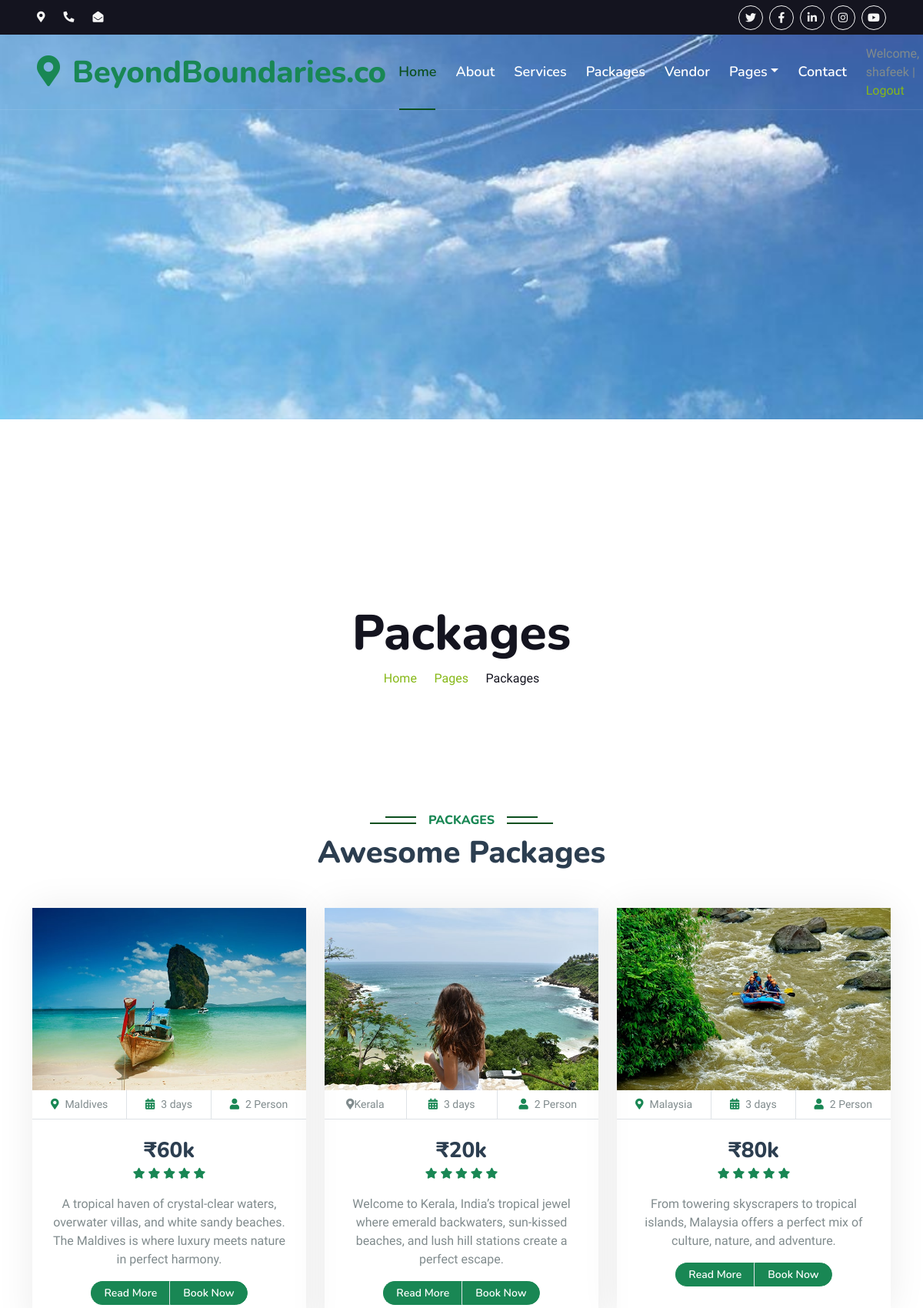
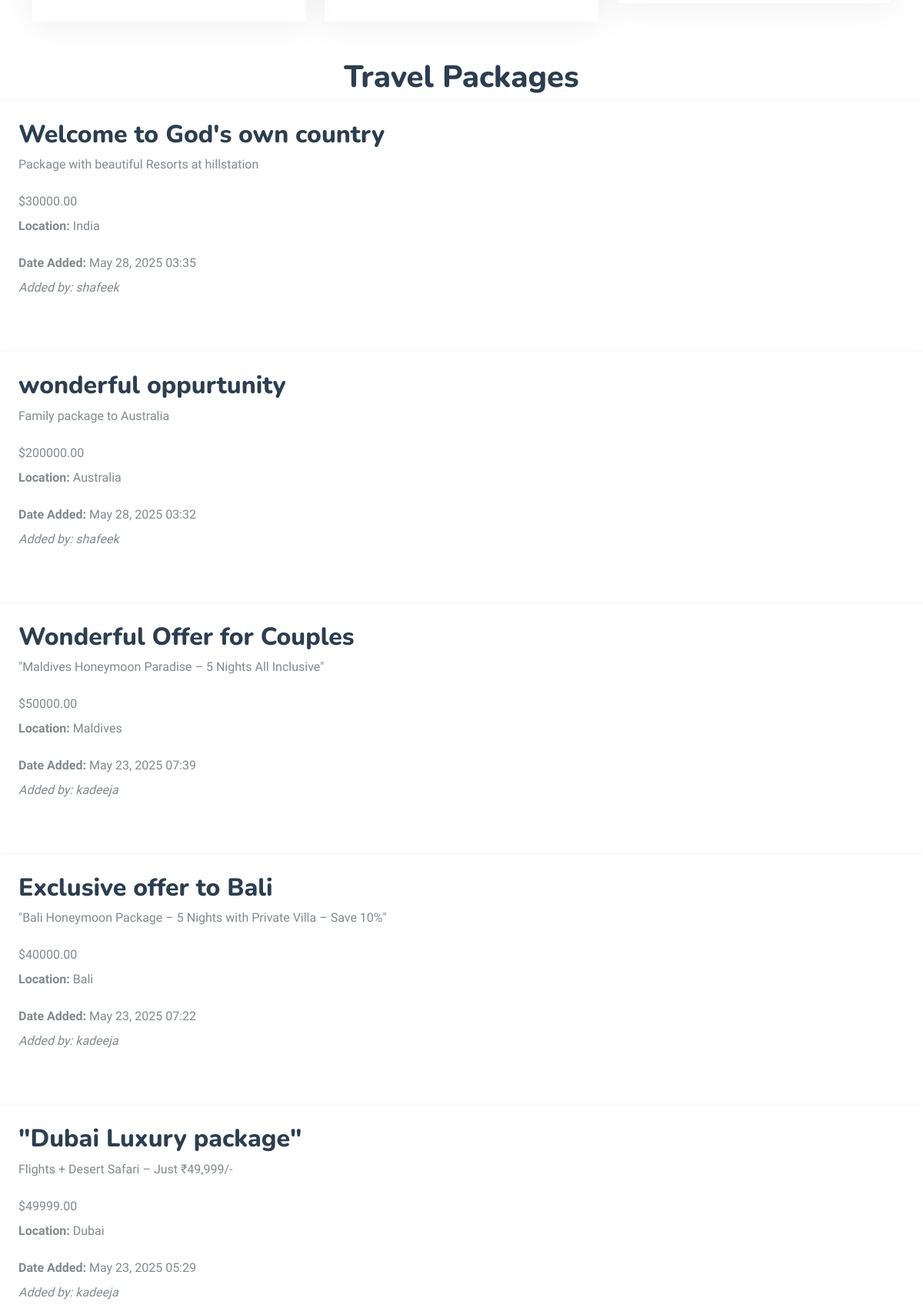
Screenshot of /packages_list/ (signed in, upper part) with the database file from the repository (2 pictures, top to bottom).
### travelapp/models.py (models this page shows, shortened)
class Package(models.Model):
    vendor = models.ForeignKey(User, on_delete=models.CASCADE)  # vendor user
    title = models.CharField(max_length=100)
    description = models.TextField()
    price = models.DecimalField(max_digits=8, decimal_places=2)
    location = models.CharField(max_length=100)
    created_at = models.DateTimeField(auto_now_add=True)
    is_approved = models.BooleanField(default=False)

### travelapp/views.py (the view)
# urls.py: path('packages_list/',v.package_list,name='packages_list'),
def package_list(request):
    packages = Package.objects.all().order_by('-created_at')
    return render(request, 'packages_list.html', {'packages': packages})

### travelapp/templates/packages_list.html (shortened to what this page needs)
{% extends 'base.html' %}
{% load static %}
    {% block content %}
        <div class="container-fluid py-5 mb-5 hero-header" style="background: url('{% static 'design/img/tra.jpg' %}') center center/cover no-repeat; min-height:500px ;" ></div>
            <div class="container py-5">
                <div class="row justify-content-center py-5">
                    <div class="col-lg-10 pt-lg-5 mt-lg-5 text-center">
                       <h1 class="display-3 text-dark animated slideInDown">Packages</h1>
                            <nav aria-label="breadcrumb">
                                <ol class="breadcrumb justify-content-center">
                                    <li class="breadcrumb-item"><a href="#">Home</a></li>
                                    <li class="breadcrumb-item"><a href="#">Pages</a></li>
                                    <li class="breadcrumb-item text-dark active" aria-current="page">Packages</li>
                                </ol>
                            </nav>
                        </div>
                    </div>
                </div>
        <div class="container-xxl py-5">
            <div class="container">
                <div class="text-center wow fadeInUp" data-wow-delay="0.1s">
                    <h6 class="section-title bg-white text-center text-success px-3">Packages</h6>
                    <h1 class="mb-5">Awesome Packages</h1>
                </div>
                <div class="row g-4 justify-content-center">
                    <div class="col-lg-4 col-md-6 wow fadeInUp" data-wow-delay="0.1s">
                        <div class="package-item">
                            <div class="overflow-hidden">
                                <img class="img-fluid" src="img/package-1.jpg" alt="">
                            </div>
                            <div class="d-flex border-bottom">
                                <small class="flex-fill text-center border-end py-2"><i class="fa fa-map-marker-alt text-success me-2"></i>Maldives</small>
                                <small class="flex-fill text-center border-end py-2"><i class="fa fa-calendar-alt text-success me-2"></i>3 days</small>
                                <small class="flex-fill text-center py-2"><i class="fa fa-user text-success me-2"></i>2 Person</small>
                            </div>
                            <div class="text-center p-4">
                                <h3 class="mb-0">₹60k</h3>
                                <div class="mb-3">
                                    <small class="fa fa-star text-success"></small>
                                    <small class="fa fa-star text-success"></small>
                                    <small class="fa fa-star text-success"></small>
                                    <small class="fa fa-star text-success"></small>
                                    <small class="fa fa-star text-success"></small>
                                </div>
                                <p>A tropical haven of crystal-clear waters, overwater villas, and white sandy beaches. The Maldives is where luxury meets nature in perfect harmony.</p>
                                <div class="d-flex justify-content-center mb-2">
                                    <a href="#" class="btn btn-sm btn-success px-3 border-end" style="border-radius: 30px 0 0 30px;">Read More</a>
                                    <a href="#" class="btn btn-sm btn-success px-3" style="border-radius: 0 30px 30px 0;">Book Now</a>
                                </div>
                            </div>
                        </div>
                    </div>
                    <div class="col-lg-4 col-md-6 wow fadeInUp" data-wow-delay="0.3s">
                        <div class="package-item">
                            <div class="overflow-hidden">
                                <img class="img-fluid" src="img/package-2.jpg" alt="">
                            </div>
                            <div class="d-flex border-bottom">
                                <small class="flex-fill text-center border-end py-2"><i class="fa fa-map-marker-alt text- successme-2"></i>Kerala</small>
                                <small class="flex-fill text-center border-end py-2"><i class="fa fa-calendar-alt text-success me-2"></i>3 days</small>
                                <small class="flex-fill text-center py-2"><i class="fa fa-user text-success me-2"></i>2 Person</small>
                            </div>
                            <div class="text-center p-4">
                                <h3 class="mb-0">₹20k</h3>
                                <div class="mb-3">
                                    <small class="fa fa-star text-success"></small>
                                    <small class="fa fa-star text-success"></small>
                                    <small class="fa fa-star text-success"></small>
                                    <small class="fa fa-star text-success"></small>
                                    <small class="fa fa-star text-success"></small>
                                </div>
                                <p>Welcome to Kerala, India’s tropical jewel where emerald backwaters, sun-kissed beaches, and lush hill stations create a perfect escape.</p>
                                <div class="d-flex justify-content-center mb-2">
                                    <a href="#" class="btn btn-sm btn-success px-3 border-end" style="border-radius: 30px 0 0 30px;">Read More</a>
                                    <a href="#" class="btn btn-sm btn-success px-3" style="border-radius: 0 30px 30px 0;">Book Now</a>
                                </div>
                            </div>
                        </div>
                    </div>
                    <div class="col-lg-4 col-md-6 wow fadeInUp" data-wow-delay="0.5s">
                        <div class="package-item">
                            <div class="overflow-hidden">
                                <img class="img-fluid" src="img/package-3.jpg" alt="">
                            </div>
                            <div class="d-flex border-bottom">
                                <small class="flex-fill text-center border-end py-2"><i class="fa fa-map-marker-alt text-success me-2"></i>Malaysia</small>
                                <small class="flex-fill text-center border-end py-2"><i class="fa fa-calendar-alt text-success me-2"></i>3 days</small>
                                <small class="flex-fill text-center py-2"><i class="fa fa-user text-success me-2"></i>2 Person</small>
                            </div>
                            <div class="text-center p-4">
                                <h3 class="mb-0">₹80k</h3>
                                <div class="mb-3">
                                    <small class="fa fa-star text-success"></small>
                                    <small class="fa fa-star text-success"></small>
                                    <small class="fa fa-star text-success"></small>
                                    <small class="fa fa-star text-success"></small>
                                    <small class="fa fa-star text-success"></small>
                                </div>
                                <p>From towering skyscrapers to tropical islands, Malaysia offers a perfect mix of culture, nature, and adventure.</p>
                                <div class="d-flex justify-content-center mb-2">
                                    <a href="#" class="btn btn-sm btn-success px-3 border-end" style="border-radius: 30px 0 0 30px;">Read More</a>
                                    <a href="#" class="btn btn-sm btn-success px-3" style="border-radius: 0 30px 30px 0;">Book Now</a>
                                </div>
                            </div>
                        </div>
                    </div>
                </div>
            </div>
        </div>
        <div class="bg-gray-100 p-8">
            <div class="max-w-5xl mx-auto">
                <h1 class="text-4xl font-bold mb-8 text-center">Travel Packages</h1>
                <div class="grid grid-cols-1 md:grid-cols-3 gap-6">
                {% for package in packages %}
                <div class="bg-white rounded shadow p-4 flex flex-col">
                    <h2 class="text-xl font-semibold mb-2">{{ package.title }}</h2>
                    <p class="text-gray-700 mb-4 flex-grow">{{ package.description|truncatechars:100 }}</p>
                    <p class="text-green-700 font-bold mb-2">${{ package.price }}</p>
                    <p class="text-gray-600 mb-4"><strong>Location:</strong> {{ package.location }}</p>
                    <p class="text-sm text-gray-500 mb-2">
                        <strong>Date Added:</strong> {{ package.created_at|date:"M d, Y H:i" }}
                    </p>
                    <p class="text-sm text-gray-500 mb-4"><em>Added by: {{ package.vendor.username }}</em></p>
                    <a href="#" class="mt-auto bg-blue-600 text-white px-3 py-2 rounded text-center hover:bg-blue-700">
                    </a>
                </div>
                {% empty %}
                <p class="col-span-3 text-center text-gray-600">No packages available right now.</p>
                {% endfor %}
                </div>
            </div>
        </div>
    {% endblock %}

### travelapp/templates/base.html (shortened to what this page needs)
{% load static %}
<!DOCTYPE html>
<html lang="en">
<head>
    <link href="https://cdnjs.cloudflare.com/ajax/libs/font-awesome/5.10.0/css/all.min.css" rel="stylesheet">
    <link href="https://cdn.jsdelivr.net/npm/bootstrap-icons@1.4.1/font/bootstrap-icons.css" rel="stylesheet">
    <link href="{% static 'design/lib/animate/animate.min.css' %}" rel="stylesheet">
    <link href="{% static 'design/lib/owlcarousel/assets/owl.carousel.min.css' %}" rel="stylesheet">
    <link href="{% static 'design/lib/tempusdominus/css/tempusdominus-bootstrap-4.min.css' %}" rel="stylesheet" />
    <link href="{% static 'design/css/bootstrap.min.css' %}" rel="stylesheet">
    <link href="{% static 'design/css/style.css' %}" rel="stylesheet">
</head>
<body>
    <div class="container-fluid bg-dark px-5 d-none d-lg-block">
        <div class="row gx-0">
            <div class="col-lg-8 text-center text-lg-start mb-2 mb-lg-0">
                <div class="d-inline-flex align-items-center" style="height: 45px;">
                    <small class="me-3 text-light"><i class="fa fa-map-marker-alt me-2"></i></small>
                    <small class="me-3 text-light"><i class="fa fa-phone-alt me-2"></i></small>
                    <small class="text-light"><i class="fa fa-envelope-open me-2"></i></small>
                </div>
            </div>
            <div class="col-lg-4 text-center text-lg-end">
                <div class="d-inline-flex align-items-center" style="height: 45px;">
                    <a class="btn btn-sm btn-outline-light btn-sm-square rounded-circle me-2" href=""><i class="fab fa-twitter fw-normal"></i></a>
                    <a class="btn btn-sm btn-outline-light btn-sm-square rounded-circle me-2" href=""><i class="fab fa-facebook-f fw-normal"></i></a>
                    <a class="btn btn-sm btn-outline-light btn-sm-square rounded-circle me-2" href=""><i class="fab fa-linkedin-in fw-normal"></i></a>
                    <a class="btn btn-sm btn-outline-light btn-sm-square rounded-circle me-2" href=""><i class="fab fa-instagram fw-normal"></i></a>
                    <a class="btn btn-sm btn-outline-light btn-sm-square rounded-circle" href=""><i class="fab fa-youtube fw-normal"></i></a>
                </div>
            </div>
        </div>
    </div>
    <div class="container-fluid position-relative p-0">
        <nav class="navbar navbar-expand-lg navbar-light px-4 px-lg-5 py-3 py-lg-0">
            <a href="" class="navbar-brand p-0">
                <h1 class="text-success m-0"><i class="fa fa-map-marker-alt me-3"></i>BeyondBoundaries.co</h1>
            </a>
            <div class="collapse navbar-collapse" id="navbarCollapse">
                <div class="navbar-nav ms-auto py-0">
                    <a href="{% url 'home' %}" class="nav-item nav-link active">Home</a>
                    <a href="{% url 'about' %}" class="nav-item nav-link">About</a>
                    <a href="{% url 'service' %}" class="nav-item nav-link">Services</a>
                    <a href="{% url 'packages_list' %}" class="nav-item nav-link">Packages</a>
                    <a href="{% url 'vendor_dashboard' %}" class="nav-item nav-link">Vendor</a>
                    <div class="nav-item dropdown">
                        <a href="#" class="nav-link dropdown-toggle" data-bs-toggle="dropdown">Pages</a>
                    </div>
                    <a href="{% url 'contact' %}" class="nav-item nav-link">Contact</a>
                </div>
                <nav>
                    {% if user.is_authenticated %}
                        Welcome, {{ user.username }} |
                        <a href="{% url 'logout' %}">Logout</a>
                    {% else %}
                        <a href="{% url 'register' %}" class="btn btn-success rounded-pill py-2 px-4">Register</a>
                        <a href="{% url 'login' %}" class="btn btn-success rounded-pill py-2 px-4">Login</a>
                    {% endif %}
                </nav>
            </div>
        </nav>
    </div>
        {% block content %}{% endblock %}
</body>
</html>

### static/design/css/style.css (style rules this page uses)
:root { --primary: #0b4f1e; --secondary: #802d0c; --light: #F5F5F5; --dark: #151523; }
.btn { font-family: 'Nunito', sans-serif; font-weight: 600; transition: .5s; }
.btn-sm-square { width: 32px; height: 32px; }
.btn-square, .btn-sm-square, .btn-lg-square { padding: 0; display: flex; align-items: center; justify-content: center; font-weight: normal; border-radius: 0px; }
.navbar-light .navbar-nav .nav-link { font-family: 'Nunito', sans-serif; position: relative; margin-right: 25px; padding: 35px 0; color: #FFFFFF !important; font-size: 18px; font-weight: 600; outline: none; transition: .5s; }
.navbar-light .navbar-nav .nav-link:hover, .navbar-light .navbar-nav .nav-link.active { color: var(--primary) !important; }
@media (min-width: 992px) { .navbar-light { position: absolute; width: 100%; top: 0; left: 0; border-bottom: 1px solid rgba(256, 256, 256, .1); z-index: 999; } }
@media (min-width: 992px) { .navbar-light .navbar-nav .nav-link::before { position: absolute; content: ""; width: 0; height: 2px; bottom: -1px; left: 50%; background: var(--primary); transition: .5s; } }
@media (min-width: 992px) { .navbar-light .navbar-nav .nav-link:hover::before, .navbar-light .navbar-nav .nav-link.active::before { width: calc(100% - 2px); left: 1px; } }
.hero-header { background: linear-gradient(rgba(20, 20, 31, .7), rgba(20, 20, 31, .7)), url(../img/hero-header.jpg); background-position: center center; background-repeat: no-repeat; background-size: cover; max-height: 100vh; }
.breadcrumb-item + .breadcrumb-item::before { color: rgba(255, 255, 255, .5); }
.section-title { position: relative; display: inline-block; text-transform: uppercase; }
.section-title::before { position: absolute; content: ""; width: calc(100% + 80px); height: 2px; top: 4px; left: -40px; background: var(--primary); z-index: -1; }
.section-title::after { position: absolute; content: ""; width: calc(100% + 120px); height: 2px; bottom: 5px; left: -60px; background: var(--primary); z-index: -1; }
.package-item { box-shadow: 0 0 45px rgba(0, 0, 0, .08); }
.package-item img { transition: .5s; }

### rows the page displays
Package: title "Welcome to God's own country", description "Package with beautiful Resorts at hillstation", price "30000.00", location "India", created_at "May 28, 2025 03:35", vendor.username "shafeek"
Package: title "wonderful oppurtunity", description "Family package to Australia", price "200000.00", location "Australia", created_at "May 28, 2025 03:32", vendor.username "shafeek"
Package: title "Wonderful Offer for Couples", description "\"Maldives Honeymoon Paradise – 5 Nights All Inclusive\"", price "50000.00", location "Maldives", created_at "May 23, 2025 07:39", vendor.username "kadeeja"
Package: title "Exclusive offer to Bali", description "\"Bali Honeymoon Package – 5 Nights with Private Villa – Save 10%\"", price "40000.00", location "Bali", created_at "May 23, 2025 07:22", vendor.username "kadeeja"
Package: title "\"Dubai Luxury package\"", description "Flights + Desert Safari – Just ₹49,999/-", price "49999.00", location "Dubai", created_at "May 23, 2025 05:29", vendor.username "kadeeja"

### other values shown
{{ user.username }} "shafeek"
